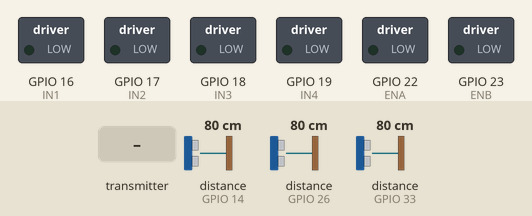
The program below on a simulated ESP32. Parts: switched loads named in the program (green lamp = pin HIGH). Wiring (inferred from the names in the program): 3 × ultrasonic range finder: trigger GPIO 25, echo GPIO 26 / trigger GPIO 27, echo GPIO 14 / trigger GPIO 32, echo GPIO 33. The inputs (shaded band) are chosen by the test bench; at power-on: distance to the obstacle (sensors on GPIO 14, GPIO 26, GPIO 33) 80 cm. The echo pulse lasts 58.3 µs per cm; pins used as bus, display or sensor lines are not drawn.

Above: at 1.2 s.
1.3 s: the transmitter starts sending speed = 1024
At 2.9 s:
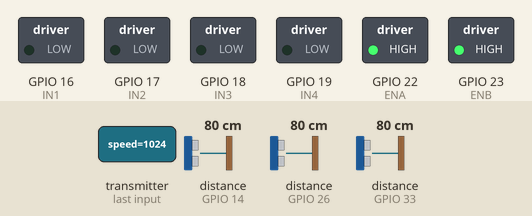
4.3 s: the transmitter starts sending speed = 0
At 6.74 s:
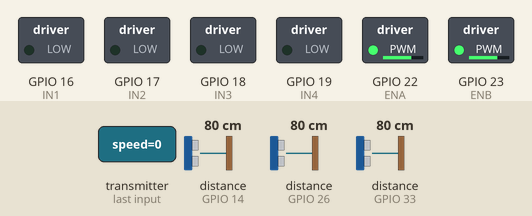
7.3 s: the transmitter starts sending speed = 2048
At 7.46 s:
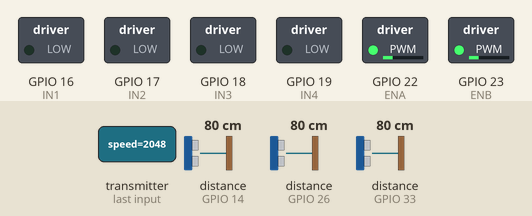
Timing chart, 0 to 10.3 s (numbered marks = the images above; inputs shaded):
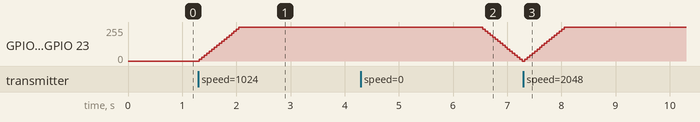

Measured:
- after the input at 1.3 s, GPIO 22 (ENA), GPIO 23 (ENB): moves from 0/255 to 255/255 over 0.73 s, starting at once
- after the input at 4.3 s, GPIO 22 (ENA), GPIO 23 (ENB): moves from 255/255 to 0/255 over 0.73 s, starting after 2.2 s
- after the input at 7.3 s, GPIO 22 (ENA), GPIO 23 (ENB): moves from 0/255 to 255/255 over 0.73 s, starting at once

The program:

main.cpp
```cpp
#include <Arduino.h>
#include <esp_now.h>
#include <WiFi.h>

// Motor dirrection pins
#define IN1 16
#define IN2 17
#define IN3 18
#define IN4 19

// Motor speed pins
#define ENA 22
#define ENB 23

// Ultrasonic sensor pins
#define TRIG_LEFT 25
#define ECHO_LEFT 26
#define TRIG_RIGHT 32
#define ECHO_RIGHT 33
#define TRIG_REAR 27
#define ECHO_REAR 14

// --- SAFETY VARIABLES ---
const int SAFE_DISTANCE = 25; //
int leftDist = 100, rightDist = 100, rearDist = 100;

//Acceleration ramp value
int currentMotorSpeed = 0;   // What the motors are actually doing right now
const int RAMP_STEP = 15;    // Speed change per loop(lower = smoother)

// ESP-NOW variables
typedef struct struct_message {
  char direction;
  int speed;
} struct_message;

struct_message receivedData;

char currentCommand = 'S';
int currentSpeed = 0;
unsigned long lastPacketTime = 0;
const int SIGNAL_TIMEOUT = 500;

// Motor control functions
void stopMotors() {
  digitalWrite(IN1, LOW); digitalWrite(IN2, LOW);
  digitalWrite(IN3, LOW); digitalWrite(IN4, LOW);
}

void brakeMotors() {
  // Setting all IN pins HIGH while Enabled creates the electrical short (Back EMF)
  digitalWrite(IN1, HIGH); digitalWrite(IN2, HIGH);
  digitalWrite(IN3, HIGH); digitalWrite(IN4, HIGH);
}

void driveForward() {
  digitalWrite(IN1, HIGH); digitalWrite(IN2, LOW);
  digitalWrite(IN3, HIGH); digitalWrite(IN4, LOW);
}

void driveBackward() {
  digitalWrite(IN1, LOW); digitalWrite(IN2, HIGH);
  digitalWrite(IN3, LOW); digitalWrite(IN4, HIGH);
}

void turnLeft() {
  digitalWrite(IN1, LOW);  digitalWrite(IN2, HIGH);
  digitalWrite(IN3, HIGH); digitalWrite(IN4, LOW);
}

void turnRight() {
  digitalWrite(IN1, HIGH); digitalWrite(IN2, LOW);
  digitalWrite(IN3, LOW);  digitalWrite(IN4, HIGH);
}

int getDistance(int trigPin, int echoPin) {
  digitalWrite(trigPin, LOW);
  delayMicroseconds(2);
  digitalWrite(trigPin, HIGH);
  delayMicroseconds(10);
  digitalWrite(trigPin, LOW);

  long duration = pulseIn(echoPin, HIGH, 25000);
  if (duration == 0) return 999;
  return duration * 0.034 / 2;
}

// --- ESP-NOW CALLBACK ---
void OnDataRecv(const uint8_t * mac, const uint8_t *incomingData, int len) {
  memcpy(&receivedData, incomingData, sizeof(receivedData));
  currentCommand = receivedData.direction;
  currentSpeed = receivedData.speed;
  lastPacketTime = millis();
}

void setup() {
  Serial.begin(115200);

  pinMode(IN1, OUTPUT); pinMode(IN2, OUTPUT);
  pinMode(IN3, OUTPUT); pinMode(IN4, OUTPUT);
  pinMode(ENA, OUTPUT); pinMode(ENB, OUTPUT);

  stopMotors();
  analogWrite(ENA, 0);
  analogWrite(ENB, 0);

  pinMode(TRIG_LEFT, OUTPUT); pinMode(ECHO_LEFT, INPUT);
  pinMode(TRIG_RIGHT, OUTPUT); pinMode(ECHO_RIGHT, INPUT);
  pinMode(TRIG_REAR, OUTPUT); pinMode(ECHO_REAR, INPUT);

  WiFi.mode(WIFI_STA);
  if (esp_now_init() != ESP_OK) return;
  esp_now_register_recv_cb(OnDataRecv);
}

void loop() {
  // Read Sensors
  leftDist = getDistance(TRIG_LEFT, ECHO_LEFT);
  delay(10);
  rightDist = getDistance(TRIG_RIGHT, ECHO_RIGHT);
  delay(10);
  rearDist = getDistance(TRIG_REAR, ECHO_REAR);
  delay(10);

  bool frontBlocked = (leftDist > 0 && leftDist <= SAFE_DISTANCE) ||
                      (rightDist > 0 && rightDist <= SAFE_DISTANCE);
  bool rearBlocked = (rearDist > 0 && rearDist <= SAFE_DISTANCE);

  //Fetch Latest Command from glove
  char activeCommand = currentCommand;
  int targetSpeed = currentSpeed;

  // Safety Overrides & Turning Logic
  if (millis() - lastPacketTime > SIGNAL_TIMEOUT) {
    activeCommand = 'S';
    targetSpeed = 0;
  } else if (activeCommand == 'F' && frontBlocked) {
    activeCommand = 'X'; // Trigger active braking
    targetSpeed = 255;   // Maximum power required to lock the motors
  } else if (activeCommand == 'B' && rearBlocked) {
    activeCommand = 'X';
    targetSpeed = 255;
  } else if (activeCommand == 'L' || activeCommand == 'R') {
    // Cap the max speed during turns to prevent violent spinning
    if (targetSpeed > 150) {
      targetSpeed = 150;
    }
  }

  //  Acceleration Ramp
  if (activeCommand == 'S' || activeCommand == 'X') {
    // Bypass the ramp for immediate braking or coasting
    currentMotorSpeed = targetSpeed;
  } else {
    // Smoothly increase or decrease speed towards the target
    if (currentMotorSpeed < targetSpeed) {
      currentMotorSpeed += RAMP_STEP;
      if (currentMotorSpeed > targetSpeed) currentMotorSpeed = targetSpeed;
    } else if (currentMotorSpeed > targetSpeed) {
      currentMotorSpeed -= RAMP_STEP;
      if (currentMotorSpeed < targetSpeed) currentMotorSpeed = targetSpeed;
    }
  }

  // Execute Hardware Signals
  analogWrite(ENA, currentMotorSpeed);
  analogWrite(ENB, currentMotorSpeed);

  switch (activeCommand) {
    case 'F': driveForward(); break;
    case 'B': driveBackward(); break;
    case 'L': turnLeft(); break;
    case 'R': turnRight(); break;
    case 'S': stopMotors(); break;  // Coasting
    case 'X': brakeMotors(); break; // Active Braking
  }
}
```
